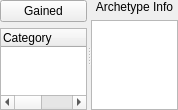
                  <widget class="QWidget" name="scrlAreaArchetypesInfo">
                   <property name="geometry">
                    <rect>
                     <x>0</x>
                     <y>0</y>
                     <width>178</width>
                     <height>110</height>
                    </rect>
                   </property>
                   <layout class="QVBoxLayout" name="verticalLayout_17">
                    <property name="spacing">
                     <number>0</number>
                    </property>
                    <property name="leftMargin">
                     <number>0</number>
                    </property>
                    <property name="topMargin">
                     <number>0</number>
                    </property>
                    <property name="rightMargin">
                     <number>0</number>
                    </property>
                    <property name="bottomMargin">
                     <number>0</number>
                    </property>
                    <item>
                     <widget class="QSplitter" name="spltArchetypesBottom">
                      <property name="orientation">
                       <enum>Qt::Horizontal</enum>
                      </property>
                      <widget class="QWidget" name="verticalLayoutWidget_7">
                       <layout class="QGridLayout" name="grdlArchetypesGained">
                        <item row="0" column="0">
                         <widget class="QPushButton" name="btnArchetypesGained">
                          <property name="text">
                           <string>Gained</string>
                          </property>
                          <property name="checkable">
                           <bool>true</bool>
                          </property>
                         </widget>
                        </item>
                        <item row="1" column="0">
                         <widget class="QTreeWidget" name="treeArchetypesGained">
                          <column>
                           <property name="text">
                            <string>Category</string>
                           </property>
                          </column>
                          <column>
                           <property name="text">
                            <string>Total</string>
                           </property>
                          </column>
                          <column>
                           <property name="text">
                            <string>Remaining</string>
                           </property>
                          </column>
                         </widget>
                        </item>
                       </layout>
                      </widget>
                      <widget class="QWidget" name="verticalLayoutWidget_8">
                       <layout class="QVBoxLayout" name="vertlArchetypeInfo">
                        <item>
                         <widget class="QLabel" name="lblArchetypeInfo">
                          <property name="font">
                           <font>
                            <pointsize>9</pointsize>
                           </font>
                          </property>
                          <property name="text">
                           <string>Archetype Info</string>
                          </property>
                          <property name="alignment">
                           <set>Qt::AlignCenter</set>
                          </property>
                         </widget>
                        </item>
                        <item>
                         <widget class="QTextBrowser" name="txtArchetypeInfo"/>
                        </item>
                       </layout>
                      </widget>
                     </widget>
                    </item>
                   </layout>
                  </widget>
